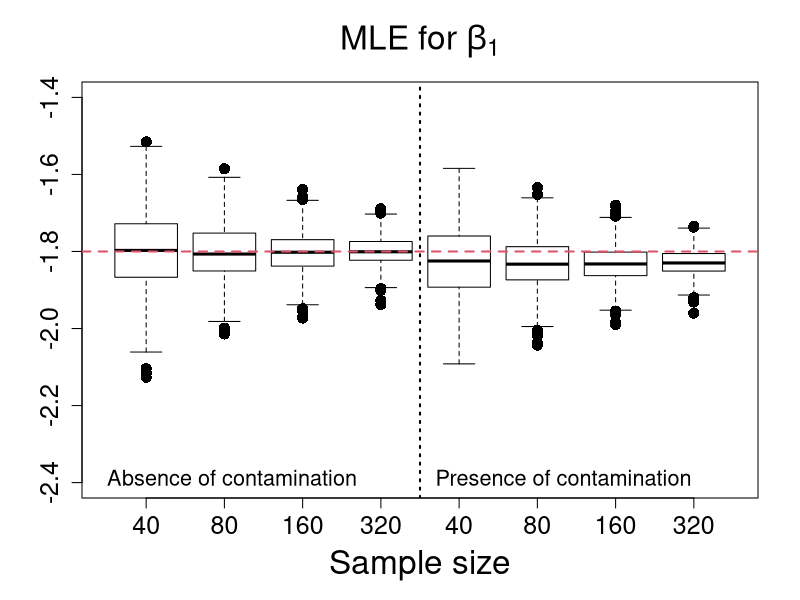
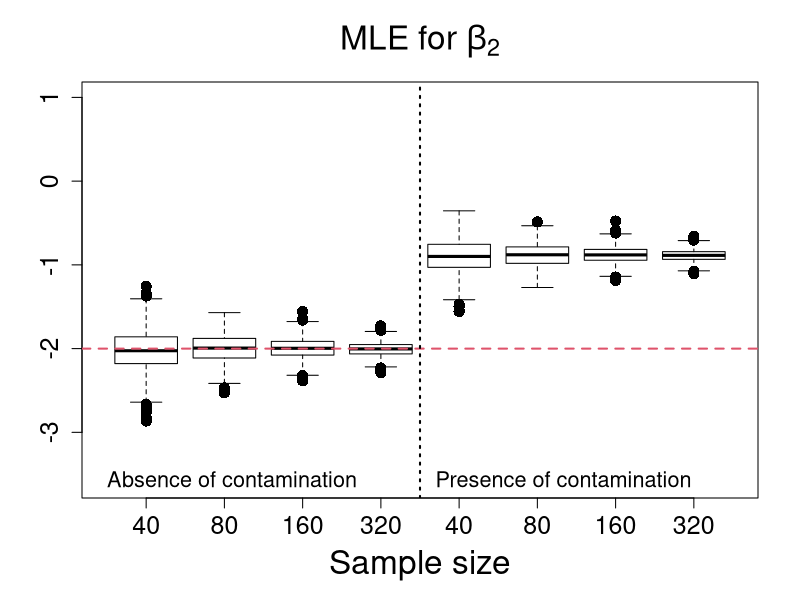
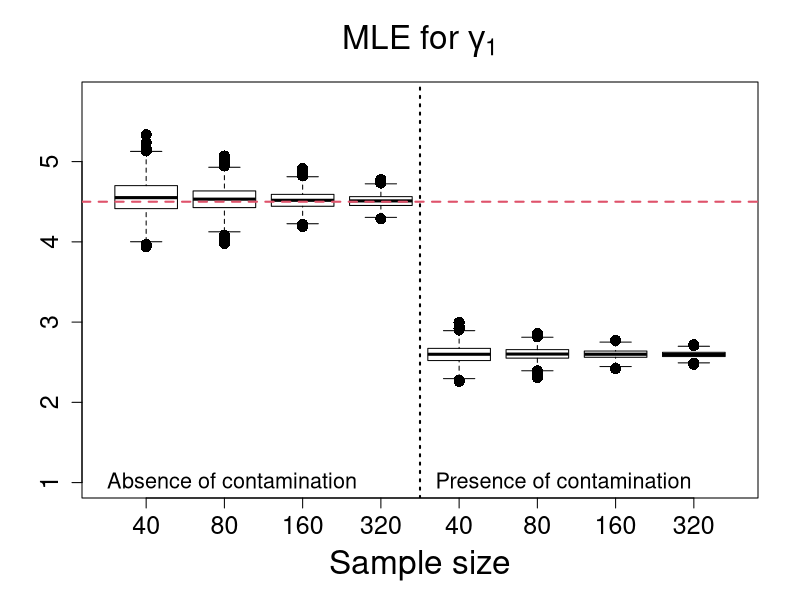
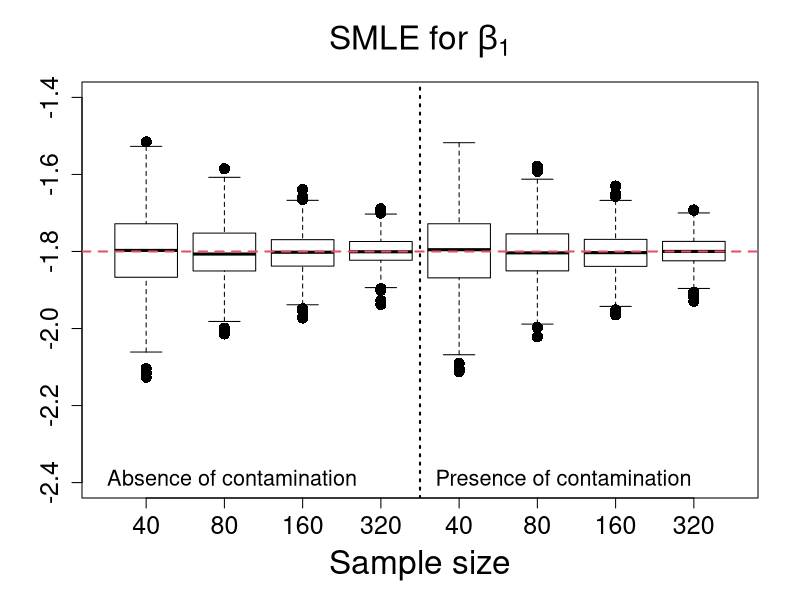
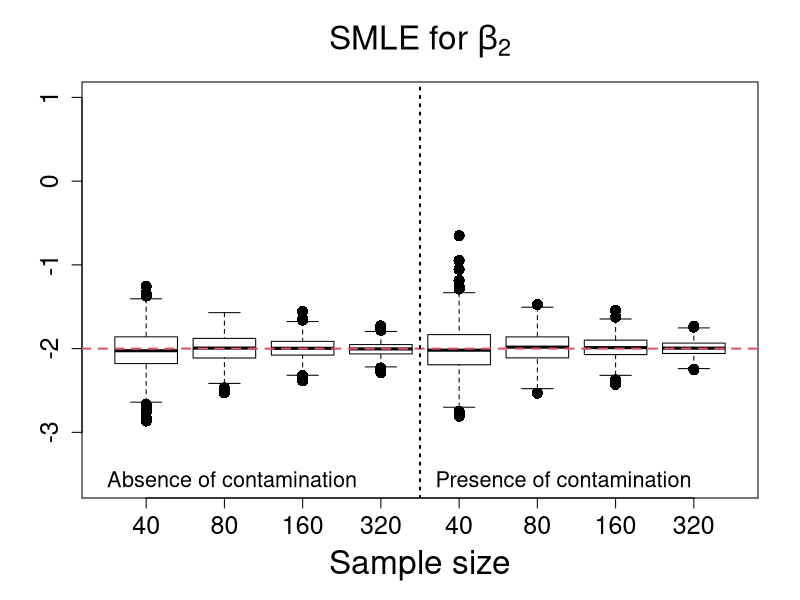
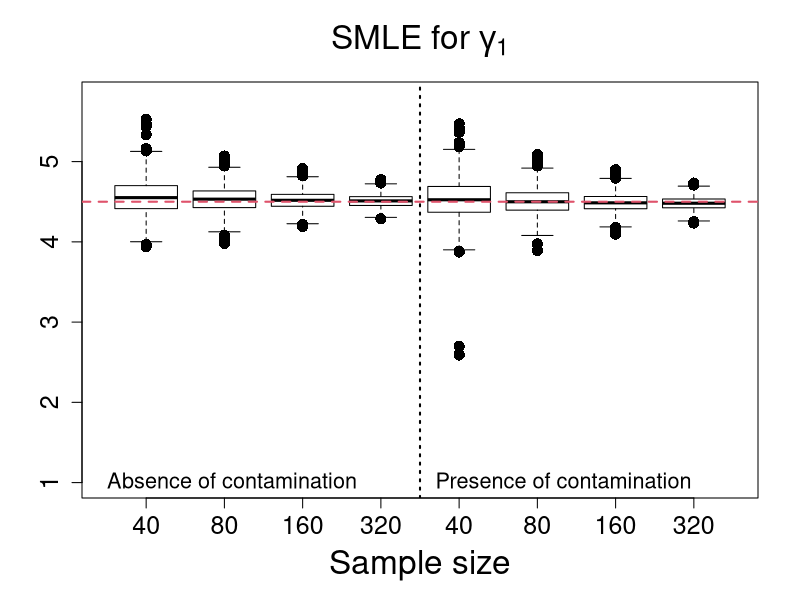
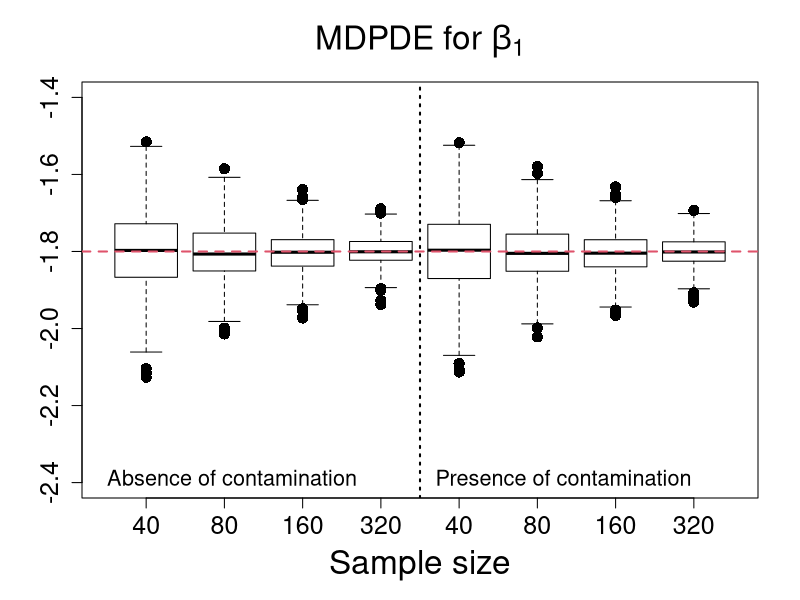
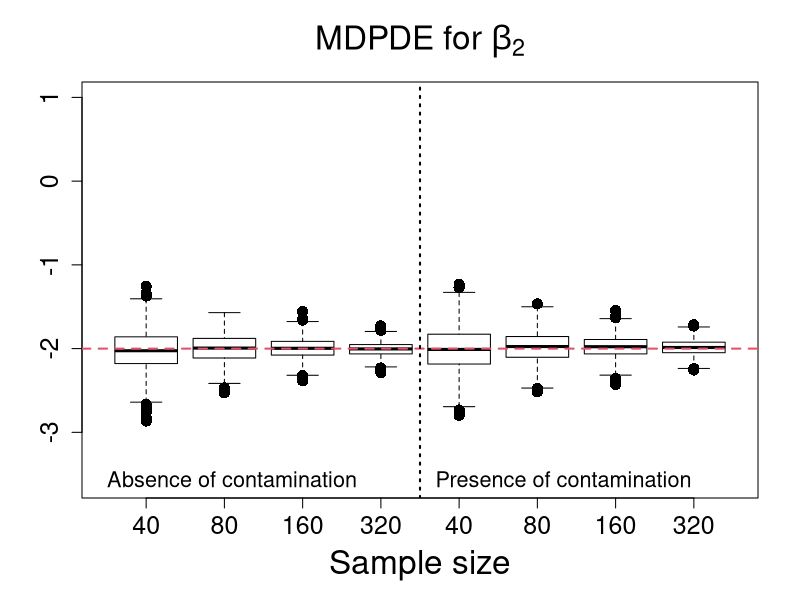

Write R code to recreate these figures, in order.
rm(list=ls())

data40 <- read.table("Estimates_Scenario1_n40.txt", h=T)
data80 <- read.table("Estimates_Scenario1_n80.txt", h=T)
data160 <- read.table("Estimates_Scenario1_n160.txt", h=T)
data320 <- read.table("Estimates_Scenario1_n320.txt", h=T)

#**************************MLE estimates******************************#
MLE_beta1_n40 <- data40$MLE_beta1; MLEC_beta1_n40 <- data40$MLE_C_beta1
MLE_beta2_n40 <- data40$MLE_beta2; MLEC_beta2_n40 <- data40$MLE_C_beta2
MLE_gama1_n40 <- data40$MLE_gama1; MLEC_gama1_n40 <- data40$MLE_C_gama1

MLE_beta1_n80 <- data80$MLE_beta1; MLEC_beta1_n80 <- data80$MLE_C_beta1
MLE_beta2_n80 <- data80$MLE_beta2; MLEC_beta2_n80 <- data80$MLE_C_beta2
MLE_gama1_n80 <- data80$MLE_gama1; MLEC_gama1_n80 <- data80$MLE_C_gama1

MLE_beta1_n160 <- data160$MLE_beta1; MLEC_beta1_n160 <- data160$MLE_C_beta1
MLE_beta2_n160 <- data160$MLE_beta2; MLEC_beta2_n160 <- data160$MLE_C_beta2
MLE_gama1_n160 <- data160$MLE_gama1; MLEC_gama1_n160 <- data160$MLE_C_gama1

MLE_beta1_n320 <- data320$MLE_beta1; MLEC_beta1_n320 <- data320$MLE_C_beta1
MLE_beta2_n320 <- data320$MLE_beta2; MLEC_beta2_n320 <- data320$MLE_C_beta2
MLE_gama1_n320 <- data320$MLE_gama1; MLEC_gama1_n320 <- data320$MLE_C_gama1

#**************************SMLE estimates******************************#
SMLE_beta1_n40 <- data40$SMLE_beta1; SMLEC_beta1_n40 <- data40$SMLE_C_beta1
SMLE_beta2_n40 <- data40$SMLE_beta2; SMLEC_beta2_n40 <- data40$SMLE_C_beta2
SMLE_gama1_n40 <- data40$SMLE_gama1; SMLEC_gama1_n40 <- data40$SMLE_C_gama1

SMLE_beta1_n80 <- data80$SMLE_beta1; SMLEC_beta1_n80 <- data80$SMLE_C_beta1
SMLE_beta2_n80 <- data80$SMLE_beta2; SMLEC_beta2_n80 <- data80$SMLE_C_beta2
SMLE_gama1_n80 <- data80$SMLE_gama1; SMLEC_gama1_n80 <- data80$SMLE_C_gama1

SMLE_beta1_n160 <- data160$SMLE_beta1; SMLEC_beta1_n160 <- data160$SMLE_C_beta1
SMLE_beta2_n160 <- data160$SMLE_beta2; SMLEC_beta2_n160 <- data160$SMLE_C_beta2
SMLE_gama1_n160 <- data160$SMLE_gama1; SMLEC_gama1_n160 <- data160$SMLE_C_gama1

SMLE_beta1_n320 <- data320$SMLE_beta1; SMLEC_beta1_n320 <- data320$SMLE_C_beta1
SMLE_beta2_n320 <- data320$SMLE_beta2; SMLEC_beta2_n320 <- data320$SMLE_C_beta2
SMLE_gama1_n320 <- data320$SMLE_gama1; SMLEC_gama1_n320 <- data320$SMLE_C_gama1

#**************************MDPDE estimates******************************#
MDPDE_beta1_n40 <- data40$MDPDE_beta1; MDPDEC_beta1_n40 <- data40$MDPDE_C_beta1
MDPDE_beta2_n40 <- data40$MDPDE_beta2; MDPDEC_beta2_n40 <- data40$MDPDE_C_beta2
MDPDE_gama1_n40 <- data40$MDPDE_gama1; MDPDEC_gama1_n40 <- data40$MDPDE_C_gama1

MDPDE_beta1_n80 <- data80$MDPDE_beta1; MDPDEC_beta1_n80 <- data80$MDPDE_C_beta1
MDPDE_beta2_n80 <- data80$MDPDE_beta2; MDPDEC_beta2_n80 <- data80$MDPDE_C_beta2
MDPDE_gama1_n80 <- data80$MDPDE_gama1; MDPDEC_gama1_n80 <- data80$MDPDE_C_gama1

MDPDE_beta1_n160 <- data160$MDPDE_beta1; MDPDEC_beta1_n160 <- data160$MDPDE_C_beta1
MDPDE_beta2_n160 <- data160$MDPDE_beta2; MDPDEC_beta2_n160 <- data160$MDPDE_C_beta2
MDPDE_gama1_n160 <- data160$MDPDE_gama1; MDPDEC_gama1_n160 <- data160$MDPDE_C_gama1

MDPDE_beta1_n320 <- data320$MDPDE_beta1; MDPDEC_beta1_n320 <- data320$MDPDE_C_beta1
MDPDE_beta2_n320 <- data320$MDPDE_beta2; MDPDEC_beta2_n320 <- data320$MDPDE_C_beta2
MDPDE_gama1_n320 <- data320$MDPDE_gama1; MDPDEC_gama1_n320 <- data320$MDPDE_C_gama1

#********************MLE estimates****************#

#********************MLE estimates of beta1****************#
boxplot(MLE_beta1_n40,MLE_beta1_n80,MLE_beta1_n160,MLE_beta1_n320,
MLEC_beta1_n40,MLEC_beta1_n80,MLEC_beta1_n160,MLEC_beta1_n320,
main=expression( paste("MLE for ", beta[1])),
xlab="Sample size",ylab="",names=c(40,80,160,320,40,80,160,320),outline=T,
ylim=c(-2.4,-1.4), cex=1.5,cex.lab=2.0,cex.axis=1.5,cex.main=2.0, pch=16, col = NULL)
abline(-1.8,0,col=2,lty=2,lwd=2)
abline(v=4.5,lty=3,lwd=2)
legend(0.0,-2.32,"Absence of contamination",bty="n",cex=1.3)
legend(4.2,-2.32,"Presence of contamination",bty="n",cex=1.3)

#********************MLE estimates of beta2****************#
boxplot(MLE_beta2_n40,MLE_beta2_n80,MLE_beta2_n160,MLE_beta2_n320,
MLEC_beta2_n40,MLEC_beta2_n80,MLEC_beta2_n160,MLEC_beta2_n320,
main=expression( paste("MLE for ", beta[2])),
xlab="Sample size",ylab="",names=c(40,80,160,320,40,80,160,320),outline=T,
ylim=c(-3.6,1.0), cex=1.5,cex.lab=2.0,cex.axis=1.5,cex.main=2.0, pch=16, col = NULL)
abline(-2.0,0,col=2,lty=2,lwd=2)
abline(v=4.5,lty=3,lwd=2)
legend(0.0,-3.25,"Absence of contamination",bty="n",cex=1.3)
legend(4.2,-3.25,"Presence of contamination",bty="n",cex=1.3)

#********************MLE estimates of gamma1****************#
boxplot(MLE_gama1_n40,MLE_gama1_n80,MLE_gama1_n160,MLE_gama1_n320,
MLEC_gama1_n40,MLEC_gama1_n80,MLEC_gama1_n160,MLEC_gama1_n320,
main=expression( paste("MLE for ", gamma[1])),
xlab="Sample size",ylab="",names=c(40,80,160,320,40,80,160,320),outline=T,
ylim=c(1.0,5.8), cex=1.5,cex.lab=2.0,cex.axis=1.5,cex.main=2.0, pch=16, col = NULL)
abline(4.5,0,col=2,lty=2,lwd=2)
abline(v=4.5,lty=3,lwd=2)
legend(0.0,1.35,"Absence of contamination",bty="n", cex=1.3)
legend(4.2,1.35,"Presence of contamination",bty="n", cex=1.3)

#********************SMLE estimates*******************#

#********************SMLE estimates of beta1****************#
boxplot(SMLE_beta1_n40,SMLE_beta1_n80,SMLE_beta1_n160,SMLE_beta1_n320,
SMLEC_beta1_n40,SMLEC_beta1_n80,SMLEC_beta1_n160,SMLEC_beta1_n320,
main=expression( paste("SMLE for ", beta[1])),
xlab="Sample size",ylab="",names=c(40,80,160,320,40,80,160,320),outline=T,
ylim=c(-2.4,-1.4), cex=1.5,cex.lab=2.0,cex.axis=1.5,cex.main=2.0, pch=16, col = NULL)
abline(-1.8,0,col=2,lty=2,lwd=2)
abline(v=4.5,lty=3,lwd=2)
legend(0.0,-2.32,"Absence of contamination",bty="n",cex=1.3)
legend(4.2,-2.32,"Presence of contamination",bty="n",cex=1.3)

#********************SMLE estimates of beta2****************#
boxplot(SMLE_beta2_n40,SMLE_beta2_n80,SMLE_beta2_n160,SMLE_beta2_n320,
SMLEC_beta2_n40,SMLEC_beta2_n80,SMLEC_beta2_n160,SMLEC_beta2_n320,
main=expression( paste("SMLE for ", beta[2])),
xlab="Sample size",ylab="",names=c(40,80,160,320,40,80,160,320),outline=T,
ylim=c(-3.6,1.0), cex=1.5,cex.lab=2.0,cex.axis=1.5,cex.main=2.0, pch=16, col = NULL)
abline(-2.0,0,col=2,lty=2,lwd=2)
abline(v=4.5,lty=3,lwd=2)
legend(0.0,-3.25,"Absence of contamination",bty="n", cex=1.3)
legend(4.2,-3.25,"Presence of contamination",bty="n", cex=1.3)

#********************SMLE estimates of gamma1****************#
boxplot(SMLE_gama1_n40,SMLE_gama1_n80,SMLE_gama1_n160,SMLE_gama1_n320,
SMLEC_gama1_n40,SMLEC_gama1_n80,SMLEC_gama1_n160,SMLEC_gama1_n320,
main=expression( paste("SMLE for ", gamma[1])),
xlab="Sample size",ylab="",names=c(40,80,160,320,40,80,160,320),outline=T,
ylim=c(1.0,5.8), cex=1.5,cex.lab=2.0,cex.axis=1.5,cex.main=2.0, pch=16, col = NULL)
abline(4.5,0,col=2,lty=2,lwd=2)
abline(v=4.5,lty=3,lwd=2)
legend(0.0,1.35,"Absence of contamination",bty="n", cex=1.3)
legend(4.2,1.35,"Presence of contamination",bty="n", cex=1.3)

#********************MDPDE estimates****************#

#********************MDPDE estimates of beta1****************#
boxplot(MDPDE_beta1_n40,MDPDE_beta1_n80,MDPDE_beta1_n160,MDPDE_beta1_n320,
MDPDEC_beta1_n40,MDPDEC_beta1_n80,MDPDEC_beta1_n160,MDPDEC_beta1_n320,
main=expression( paste("MDPDE for ", beta[1])),
xlab="Sample size",ylab="",names=c(40,80,160,320,40,80,160,320),outline=T,
ylim=c(-2.4,-1.4), cex=1.5,cex.lab=2.0,cex.axis=1.5,cex.main=2.0, pch=16, col = NULL)
abline(-1.8,0,col=2,lty=2,lwd=2)
abline(v=4.5,lty=3,lwd=2)
legend(0.0,-2.32,"Absence of contamination",bty="n",cex=1.3)
legend(4.2,-2.32,"Presence of contamination",bty="n",cex=1.3)

#********************MDPDE estimates of beta2****************#
boxplot(MDPDE_beta2_n40,MDPDE_beta2_n80,MDPDE_beta2_n160,MDPDE_beta2_n320,
MDPDEC_beta2_n40,MDPDEC_beta2_n80,MDPDEC_beta2_n160,MDPDEC_beta2_n320,
main=expression( paste("MDPDE for ", beta[2])),
xlab="Sample size",ylab="",names=c(40,80,160,320,40,80,160,320),outline=T,
ylim=c(-3.6,1.0), cex=1.5,cex.lab=2.0,cex.axis=1.5,cex.main=2.0, pch=16, col = NULL)
abline(-2.0,0,col=2,lty=2,lwd=2)
abline(v=4.5,lty=3,lwd=2)
legend(0.0,-3.25,"Absence of contamination",bty="n", cex=1.3)
legend(4.2,-3.25,"Presence of contamination",bty="n", cex=1.3)

#********************MDPDE estimates of gamma1****************#
boxplot(MDPDE_gama1_n40,MDPDE_gama1_n80,MDPDE_gama1_n160,MDPDE_gama1_n320,
MDPDEC_gama1_n40,MDPDEC_gama1_n80,MDPDEC_gama1_n160,MDPDEC_gama1_n320,
main=expression( paste("MDPDE for ", gamma[1])),
xlab="Sample size",ylab="",names=c(40,80,160,320,40,80,160,320),outline=T,
ylim=c(1.0,5.8), cex=1.5,cex.lab=2.0,cex.axis=1.5,cex.main=2.0, pch=16, col = NULL)
abline(4.5,0,col=2,lty=2,lwd=2)
abline(v=4.5,lty=3,lwd=2)
legend(0.0,1.35,"Absence of contamination",bty="n", cex=1.3)
legend(4.2,1.35,"Presence of contamination",bty="n", cex=1.3)
